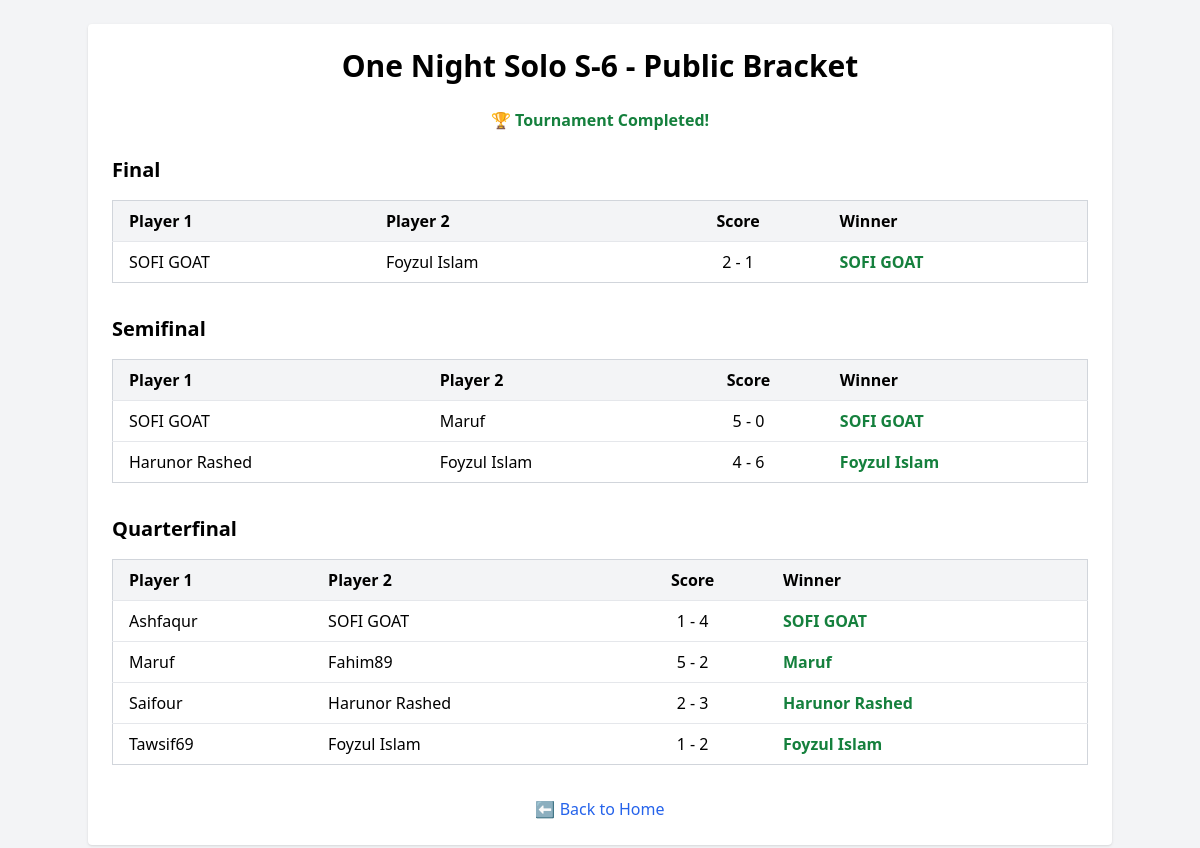
The page /public/tournament_bracket.php?tournament_id=4 on the database its author committed.
### tables this page shows
CREATE TABLE `tournaments` (
  `id` int(11) NOT NULL,
  `name` varchar(255) NOT NULL,
  `start_date` date DEFAULT NULL,
  `end_date` date DEFAULT NULL,
  `status` enum('registration','ongoing','completed') DEFAULT 'registration',
  `created_at` timestamp NULL DEFAULT current_timestamp(),
  `description` text DEFAULT NULL
);

CREATE TABLE `tournament_matches` (
  `id` int(11) NOT NULL,
  `tournament_id` int(11) DEFAULT NULL,
  `round` varchar(50) DEFAULT NULL,
  `player1_id` int(11) DEFAULT NULL,
  `player2_id` int(11) DEFAULT NULL,
  `player1_score` int(11) DEFAULT NULL,
  `player2_score` int(11) DEFAULT NULL,
  `match_date` date DEFAULT NULL,
  `winner_id` int(11) DEFAULT NULL
);

CREATE TABLE `users` (
  `id` int(11) NOT NULL,
  `username` varchar(50) NOT NULL,
  `email` varchar(100) NOT NULL,
  `password` varchar(255) NOT NULL,
  `created_at` timestamp NULL DEFAULT current_timestamp(),
  `matches_played` int(11) DEFAULT 0,
  `wins` int(11) DEFAULT 0,
  `losses` int(11) DEFAULT 0,
  `draws` int(11) DEFAULT 0,
  `goals_scored` int(11) DEFAULT 0,
  `goals_conceded` int(11) DEFAULT 0
);

### public/tournament_bracket.php (the view, shortened to what this page needs)
<?php
require_once '../config/db.php';
$tournamentId = $_GET['tournament_id'] ?? null;
$stmt = $pdo->prepare("SELECT * FROM tournaments WHERE id = ?");
$stmt->execute([$tournamentId]);
$tournament = $stmt->fetch();
$validRoundsOrder = [
    "Final",
    "Semifinal",
    "Quarterfinal",
    "Round of 16",
    "Round of 32",
    "Round of 64"
];
$stmt = $pdo->prepare("
    SELECT tm.*,
           p1.username AS player1_name,
           p2.username AS player2_name
    FROM tournament_matches tm
    LEFT JOIN users p1 ON tm.player1_id = p1.id
    LEFT JOIN users p2 ON tm.player2_id = p2.id
    WHERE tm.tournament_id = ?
");
$stmt->execute([$tournamentId]);
$matches = $stmt->fetchAll();
$matchesByRound = [];
foreach ($matches as $match) {
    if (in_array($match['round'], $validRoundsOrder)) {
        $matchesByRound[$match['round']][] = $match;
    }
}
uksort($matchesByRound, function ($a, $b) use ($validRoundsOrder) {
    return array_search($a, $validRoundsOrder) - array_search($b, $validRoundsOrder);
});
?>
<!DOCTYPE html>
<html>
<head>
    <script src="https://cdn.tailwindcss.com"></script>
</head>
<body class="bg-gray-100 p-6">
    <div class="max-w-5xl mx-auto bg-white p-6 rounded shadow">
        <h1 class="text-3xl font-bold mb-6 text-center"><?php echo htmlspecialchars($tournament['name']); ?> - Public Bracket</h1>
        <?php if ($tournament['status'] === 'completed'): ?>
            <p class="text-green-700 font-bold text-center mb-6">🏆 Tournament Completed!</p>
        <?php endif; ?>
        <?php foreach ($matchesByRound as $round => $matches): ?>
            <div class="mb-8">
                <h2 class="text-xl font-semibold mb-4"><?php echo htmlspecialchars($round); ?></h2>
                <div class="overflow-x-auto">
                    <table class="min-w-full bg-white border border-gray-300">
                        <thead>
                            <tr class="bg-gray-100">
                                <th class="py-2 px-4 border-b text-left">Player 1</th>
                                <th class="py-2 px-4 border-b text-left">Player 2</th>
                                <th class="py-2 px-4 border-b text-center">Score</th>
                                <th class="py-2 px-4 border-b text-left">Winner</th>
                            </tr>
                        </thead>
                        <tbody>
                            <?php foreach ($matches as $match): ?>
                                <tr class="border-t">
                                    <td class="py-2 px-4"><?php echo htmlspecialchars($match['player1_name'] ?? 'TBD'); ?></td>
                                    <td class="py-2 px-4"><?php echo htmlspecialchars($match['player2_name'] ?? 'TBD'); ?></td>
                                    <td class="py-2 px-4 text-center">
                                        <?php if ($match['player1_score'] !== null && $match['player2_score'] !== null): ?>
                                            <?php echo $match['player1_score'] . ' - ' . $match['player2_score']; ?>
                                        <?php else: ?>
                                            <span class="text-gray-400">Pending</span>
                                        <?php endif; ?>
                                    </td>
                                    <td class="py-2 px-4 font-semibold text-green-700">
                                        <?php
                                        if ($match['player1_score'] !== null && $match['player2_score'] !== null) {
                                            if ($match['player1_score'] > $match['player2_score']) {
                                                echo htmlspecialchars($match['player1_name']);
                                            } elseif ($match['player2_score'] > $match['player1_score']) {
                                                echo htmlspecialchars($match['player2_name']);
                                            } else {
                                                echo 'Draw';
                                            }
                                        } else {
                                            echo '-';
                                        }
                                        ?>
                                    </td>
                                </tr>
                            <?php endforeach; ?>
                        </tbody>
                    </table>
                </div>
            </div>
        <?php endforeach; ?>
        <div class="mt-6 text-center">
            <a href="index.php" class="text-blue-600 hover:underline">⬅️ Back to Home</a>
        </div>
    </div>
</body>
</html>

### rows shown on the page
tournaments: name "One Night Solo S-6"
tournament_matches: player1.username "SOFI GOAT", player2.username "Foyzul Islam", player1_score "2", player2_score "1"
tournament_matches: player1.username "SOFI GOAT", player2.username "Maruf", player1_score "5", player2_score "0"
tournament_matches: player1.username "Harunor Rashed", player2.username "Foyzul Islam", player1_score "4", player2_score "6"
tournament_matches: player1.username "Ashfaqur", player2.username "SOFI GOAT", player1_score "1", player2_score "4"
tournament_matches: player1.username "Maruf", player2.username "Fahim89", player1_score "5", player2_score "2"
tournament_matches: player1.username "Saifour", player2.username "Harunor Rashed", player1_score "2", player2_score "3"
tournament_matches: player1.username "Tawsif69", player2.username "Foyzul Islam", player1_score "1", player2_score "2"

### other values the page prints
$round "Final"
$round "Semifinal"
$round "Quarterfinal"
